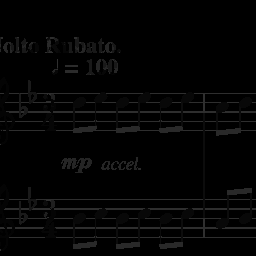
#> input picture tmp.png, 256 x 256 px
$ python -i hough_lines.py   (imports and definitions only)
#> lines starting #> are read from the running program, lines starting #| are printed output that depends on the picture; after the words box and inside, x2 and y2 are one past the last pixel; in counts of white or black regions, pixels touching at a corner belong together
import cv2
import numpy as np

def detect_staffs(img, rho=1, theta=np.pi/180, threshold=25, min_line_length=None, max_line_gap=2):
    lines = detect_lines(img, rho, theta, threshold, min_line_length, max_line_gap)
    if len(np.array(lines).shape) == 0:
        print('No lines detected!')
        return [], []
    _, lines, centroids = merge_lines(img, lines)
    staffline_groups = detect_staffline_groups(centroids)
    staff_lines, bboxes = to_staffs(lines, staffline_groups)
    return staff_lines, bboxes

# code for detecting lines inspired by: https://stackoverflow.com/questions/45322630/how-to-detect-lines-in-opencv
def detect_lines(img, rho=1, theta=np.pi/180, threshold=25, min_line_length=None, max_line_gap=2):
    neg_gray = 255 - cv2.cvtColor(img,cv2.COLOR_BGR2GRAY)

    if min_line_length == None:
        min_line_length = img.shape[1] // 3

    # Run Hough on edge detected image
    # Output "lines" is an array containing endpoints of detected line segments
    return np.squeeze(cv2.HoughLinesP(neg_gray, rho, theta, threshold, np.array([]), min_line_length, max_line_gap))

def bbox_to_line(bbox):
    x1, y1, w, h, _ = bbox
    hh = h // 2
    return [x1, y1 + hh, x1 + w, y1 + hh]

def merge_lines(img, lines):

    # draw lines on empty img
    line_image = np.zeros(img.shape, img.dtype)
    for line in lines:
        x1, y1, x2, y2 = line
        cv2.line(line_image, (x1, y1), (x2, y2), (255, 0, 0), 2)

    # do a connected component search and convert resulting
    # areas (i.e. their bboxes) to lines
    tmp = cv2.cvtColor(line_image, cv2.COLOR_BGR2GRAY)
    output = cv2.connectedComponentsWithStats(tmp, .0000001)
    (_, labels, stats, centroids) = output
    lines = np.array([bbox_to_line(bbox) for bbox in stats])

    # skip first result which is the entire image
    lines = lines[1:]
    centroids = centroids[1:]

    return labels, lines, centroids


def detect_staffline_groups(centroids):
    ys = sorted([(idx, c[1]) for idx, c in enumerate(centroids)], key=lambda x: x[1])

    staffline_groups = []
    cur_group = []
    last_delta = -1
    epsilon = 2
    for i in range(len(ys) - 1):
        (idx1, y1), (idx0, y0) = ys[i + 1], ys[i]
        delta = y1 - y0
        if abs(last_delta - delta) > epsilon:
            cur_group = [idx0, idx1]
            last_delta = delta
        else:
            if len(cur_group) == 0:
                print("Warning: Exceeding 5 staff lines!", ys[i])
            cur_group.append(idx1)
        if len(cur_group) == 5:
            staffline_groups.append(cur_group)
            cur_group = []
            last_delta = delta
    return staffline_groups

def to_staffs(lines, staffline_groups):
    lines = np.copy(lines)
    out_lines = []
    bboxes = []
    for group in staffline_groups:
        lines_group = lines[group]

        # clamp each staff line to median x0 and x1
        x0_median, x1_median = [int(np.median(lines_group[:,i])) for i in [0, 2]]
        staff_lines = [(x0_median, line[1], x1_median, line[3]) for line in lines_group]
        out_lines.append(staff_lines)

        # bounding box estimation for the staff
        max_y = np.max(lines_group[:,1::2])
        min_y = np.min(lines_group[:,1::2])
        bbox = [x0_median, min_y, x1_median, max_y]
        bboxes.append(bbox)

    out_lines = np.array(out_lines)
    bboxes = np.array(bboxes).astype(np.float32)
    return out_lines, bboxes

>>> import cv2
>>> picture = cv2.imread('../tmp.png')
#> picture is the input picture: shape (256, 256, 3); min 0, max 48, mean 4
>>> result = detect_staffs(picture)
#> in detect_lines, `neg_gray = 255 - cv2.cvtColor(img,cv2.COLOR_BGR2GRAY)`:
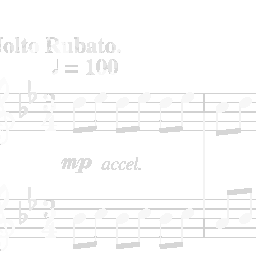
#> neg_gray: shape (256, 256); min 207, max 255, mean 251
#> in detect_staffs, `lines = detect_lines(img, rho, theta, threshold, min_line_length, max_..`: lines = 241 rows, first 6: [0, 30, 225, 255], [3, 255, 255, 12], [0, 221, 214, 0], [18, 0, 255, 206], [0, 248, 248, 0], [14, 255, 255, 14]
#> the loop in merge_lines, `for line in lines:` made 241 passes
#> after the loop in merge_lines, `for line in lines:`:
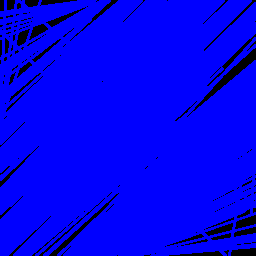
#> line_image: shape (256, 256, 3); mean of channels 0, 1, 2 237.5, 0, 0; drawn as B, G, R
#> in merge_lines, `tmp = cv2.cvtColor(line_image, cv2.COLOR_BGR2GRAY)`:
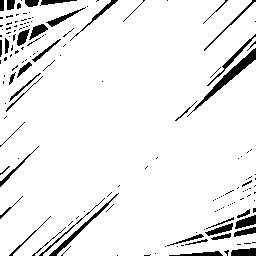
#> tmp: shape (256, 256); values 0 (black) and 29 (white), 93.1% white; 156 black regions (116 under 20 px), largest, box (x1, y1, x2, y2) and area: (187, 48, 256, 117) 535, (49, 193, 119, 256) 309, (207, 34, 256, 86) 188
#> in merge_lines, `(_, labels, stats, centroids) = output`: stats = [[0, 0, 256, 256, 4506], [0, 0, 256, 256, 61030]]; centroids = [[129.9, 124.2], [127.3, 127.7]]
#> in merge_lines, `lines = np.array([bbox_to_line(bbox) for bbox in stats])`: lines = [[0, 128, 256, 128], [0, 128, 256, 128]]
#> in merge_lines, `lines = lines[1:]`: lines = [[0, 128, 256, 128]]
#> in merge_lines, `centroids = centroids[1:]`: centroids = [[127.3, 127.7]]
#> in detect_staffs, `_, lines, centroids = merge_lines(img, lines)`: lines = [[0, 128, 256, 128]]; centroids = [[127.3, 127.7]]
#> in detect_staffline_groups, `ys = sorted([(idx, c[1]) for idx, c in enumerate(centroids)], key=lamb..`: ys = [(0, 127.7)]
#> after the loop in detect_staffline_groups, `for i in range(len(ys) - 1):`: cur_group = []; last_delta = -1; staffline_groups = []
#> in to_staffs, `lines = np.copy(lines)`: lines = [[0, 128, 256, 128]]
#> after the loop in to_staffs, `for group in staffline_groups:`: bboxes = []
#> in to_staffs, `out_lines = np.array(out_lines)`: out_lines = empty array
#> result = (empty array, empty array)
